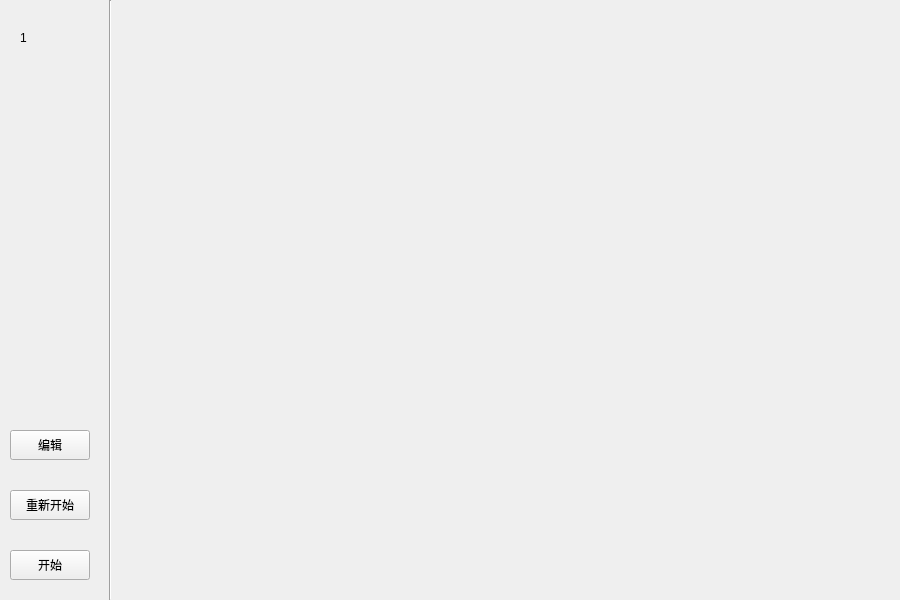
<?xml version="1.0" encoding="UTF-8"?>
<ui version="4.0">
 <class>Widget</class>
 <widget class="QWidget" name="Widget">
  <property name="geometry">
   <rect>
    <x>0</x>
    <y>0</y>
    <width>900</width>
    <height>600</height>
   </rect>
  </property>
  <property name="windowTitle">
   <string>Widget</string>
  </property>
  <widget class="QPushButton" name="pause">
   <property name="geometry">
    <rect>
     <x>10</x>
     <y>550</y>
     <width>80</width>
     <height>30</height>
    </rect>
   </property>
   <property name="text">
    <string>开始</string>
   </property>
  </widget>
  <widget class="QPushButton" name="restart">
   <property name="geometry">
    <rect>
     <x>10</x>
     <y>490</y>
     <width>80</width>
     <height>30</height>
    </rect>
   </property>
   <property name="text">
    <string>重新开始</string>
   </property>
  </widget>
  <widget class="Line" name="line">
   <property name="geometry">
    <rect>
     <x>100</x>
     <y>0</y>
     <width>20</width>
     <height>600</height>
    </rect>
   </property>
   <property name="orientation">
    <enum>Qt::Vertical</enum>
   </property>
  </widget>
  <widget class="QLabel" name="life">
   <property name="geometry">
    <rect>
     <x>20</x>
     <y>30</y>
     <width>72</width>
     <height>15</height>
    </rect>
   </property>
   <property name="text">
    <string>1</string>
   </property>
  </widget>
  <widget class="QPushButton" name="edit">
   <property name="geometry">
    <rect>
     <x>10</x>
     <y>430</y>
     <width>80</width>
     <height>30</height>
    </rect>
   </property>
   <property name="contextMenuPolicy">
    <enum>Qt::DefaultContextMenu</enum>
   </property>
   <property name="text">
    <string>编辑</string>
   </property>
  </widget>
 </widget>
 <resources/>
 <connections/>
</ui>
